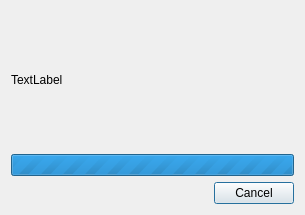
<?xml version="1.0" encoding="UTF-8"?>
<ui version="4.0">
 <class>ProgressDialog</class>
 <widget class="QDialog" name="ProgressDialog">
  <property name="geometry">
   <rect>
    <x>0</x>
    <y>0</y>
    <width>305</width>
    <height>215</height>
   </rect>
  </property>
  <property name="windowTitle">
   <string>Dialog</string>
  </property>
  <layout class="QVBoxLayout" name="verticalLayout">
   <item>
    <widget class="QLabel" name="label">
     <property name="text">
      <string>TextLabel</string>
     </property>
    </widget>
   </item>
   <item>
    <widget class="QProgressBar" name="progressBar">
     <property name="maximum">
      <number>0</number>
     </property>
     <property name="value">
      <number>-1</number>
     </property>
    </widget>
   </item>
   <item>
    <widget class="QDialogButtonBox" name="buttonBox">
     <property name="standardButtons">
      <set>QDialogButtonBox::Cancel</set>
     </property>
    </widget>
   </item>
  </layout>
 </widget>
 <resources/>
 <connections/>
</ui>
